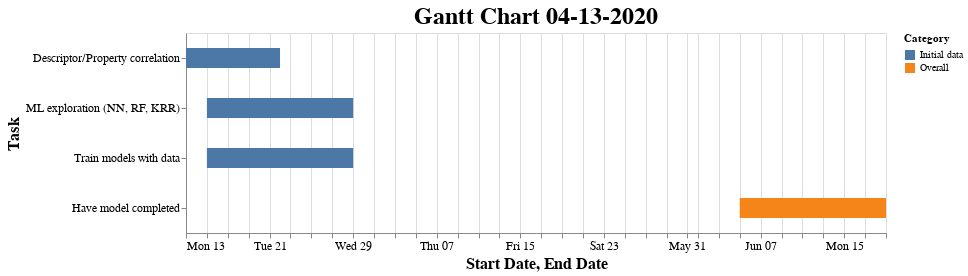

Notebook code for this chart:
### Code cell
df = df_200413
df["Start Date"] = pd.to_datetime(df["Start Date"], )
df["End Date"] = pd.to_datetime(df["End Date"])

chart = alt.Chart(df, title='Gantt Chart 04-13-2020').mark_bar(size=20).encode(
    x='Start Date',
    x2='End Date',
    y=alt.Y('Task', 
            sort=list(df.sort_values(["End Date", "Start Date"])
                                    ["Task"])), # Custom sorting
    color='Category'
    ).configure_axis(
        labelFontSize=12,
        titleFontSize=16
    ).configure_title(
        fontSize=24
    ).properties(
        width=700,
        height=200
)

chart

### Figure 1 — Vega-Lite specification as saved in the notebook (floating-point values rounded to 4 significant figures)
{"config": {"view": {"continuousWidth": 400, "continuousHeight": 300}, "axis": {"labelFontSize": 12, "titleFontSize": 16}, "title": {"fontSize": 24}}, "data": {"name": "data-df0fda28fadae1f170de3207dba1ba81"}, "mark": {"type": "bar", "size": 20}, "encoding": {"color": {"type": "nominal", "field": "Category"}, "x": {"type": "temporal", "field": "Start Date"}, "x2": {"field": "End Date"}, "y": {"type": "nominal", "field": "Task", "sort": ["Descriptor/Property correlation", "ML exploration (NN, RF, KRR)", "Train models with data", "Have model completed"]}}, "height": 200, "title": "Gantt Chart 04-13-2020", "width": 700, "$schema": "https://vega.github.io/schema/vega-lite/v4.0.2.json", "datasets": {"data-df0fda28fadae1f170de3207dba1ba81": [{"Task": "Descriptor/Property correlation", "Category": "Initial data", "Start Date": "2020-04-13T00:00:00", "End Date": "2020-04-22T00:00:00"}, {"Task": "ML exploration (NN, RF, KRR)", "Category": "Initial data", "Start Date": "2020-04-15T00:00:00", "End Date": "2020-04-29T00:00:00"}, {"Task": "Train models with data", "Category": "Initial data", "Start Date": "2020-04-15T00:00:00", "End Date": "2020-04-29T00:00:00"}, {"Task": "Have model completed", "Category": "Overall", "Start Date": "2020-06-05T00:00:00", "End Date": "2020-06-19T00:00:00"}]}}
